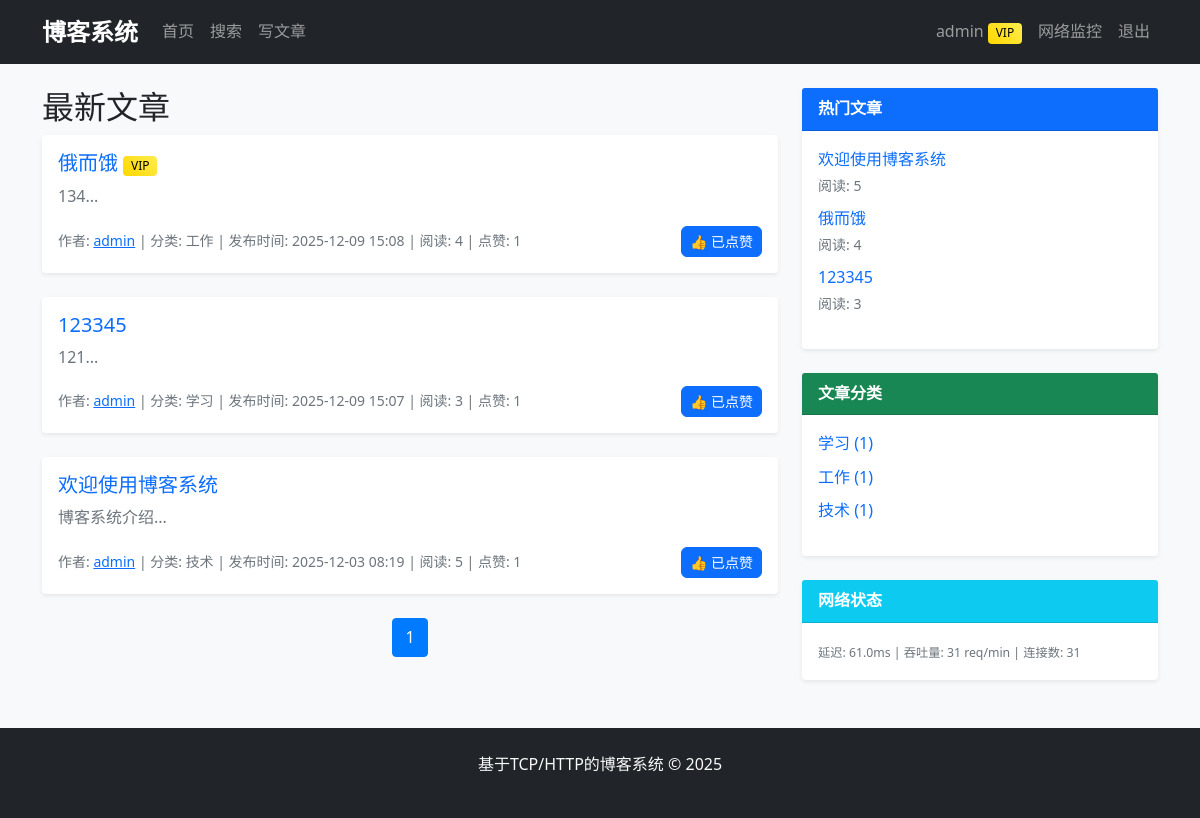
Screenshot of / (signed in) with the database file from the repository.
### models.py (models this page shows, shortened)
class User(db.Model):
    id = db.Column(db.Integer, primary_key=True)
    username = db.Column(db.String(80), unique=True, nullable=False)
    email = db.Column(db.String(120), unique=True, nullable=False)
    password_hash = db.Column(db.String(128))
    created_at = db.Column(db.DateTime, default=datetime.utcnow)
    is_vip = db.Column(db.Boolean, default=False)
    avatar = db.Column(db.String(200), default=None)
    articles = db.relationship('Article', backref='author', lazy='dynamic')
    comments = db.relationship('Comment', backref='author', lazy='dynamic')
    likes = db.relationship('Like', backref='user', lazy='dynamic')
    wallet_balance = db.Column(db.Integer, default=0)  # 文币余额

class Article(db.Model):
    id = db.Column(db.Integer, primary_key=True)
    title = db.Column(db.String(200), nullable=False)
    content = db.Column(db.Text, nullable=False)
    summary = db.Column(db.String(500))
    category = db.Column(db.String(100))
    tags = db.Column(db.String(200))
    created_at = db.Column(db.DateTime, default=datetime.utcnow)
    updated_at = db.Column(db.DateTime, default=datetime.utcnow)
    user_id = db.Column(db.Integer, db.ForeignKey('user.id'), nullable=False)
    is_private = db.Column(db.Boolean, default=False)
    password = db.Column(db.String(100))
    require_vip = db.Column(db.Boolean, default=False)
    view_count = db.Column(db.Integer, default=0)
    comments = db.relationship('Comment', backref='article', lazy='dynamic')
    likes = db.relationship('Like', backref='article', lazy='dynamic')

### app.py (the view)
@app.route('/')
def index():
    page = request.args.get('page', 1, type=int)
    per_page = 10
    articles = Article.query.filter_by(is_private=False).order_by(
        Article.created_at.desc()
    ).paginate(page=page, per_page=per_page, error_out=False)
    popular_articles = Article.query.filter_by(is_private=False).order_by(
        Article.view_count.desc()
    ).limit(5).all()
    categories = db.session.query(
        Article.category, db.func.count(Article.id)
    ).filter_by(is_private=False).group_by(Article.category).all()
    return render_template('index.html',
                         articles=articles,
                         popular_articles=popular_articles,
                         categories=categories)

### app.py (called while the page is built)
@app.before_request
def before_request():
    if request.endpoint and request.endpoint != 'static':
        monitor.record_request()

### utils/network_monitor.py (called while the page is built)
    def record_request(self):
        with self.lock:
            current_time = time.time()
            self.request_times.append(current_time)
            self.active_connections += 1
            cutoff_time = current_time - 60
            self.request_times = [t for t in self.request_times if t > cutoff_time]

### templates/index.html (shortened to what this page needs)
{% extends "base.html" %}
{% block content %}
<div class="row">
    <div class="col-md-8">
        <h2>最新文章</h2>
        {% for article in articles.items %}
        <div class="card article-card">
            <div class="card-body">
                <h5 class="card-title">
                    <a href="{{ url_for('article_detail', article_id=article.id) }}" class="text-decoration-none">
                        {{ article.title }}
                    </a>
                    {% if article.require_vip %}
                    <span class="badge vip-badge">VIP</span>
                    {% endif %}
                </h5>
                <p class="card-text text-muted">{{ article.summary or article.content[:200] }}...</p>
                <div class="d-flex justify-content-between align-items-center">
                    <small class="text-muted">
                        作者: <a href="{{ url_for('profile', username=article.author.username) }}">{{ article.author.username }}</a> |
                        分类: {{ article.category }} |
                        发布时间: {{ article.created_at.strftime('%Y-%m-%d %H:%M') }} |
                        阅读: {{ article.view_count }} |
                        点赞: <span id="like-count-{{ article.id }}">{{ article.likes.count() }}</span>
                    </small>
                    {% if session.user_id %}
                    <button id="like-btn-{{ article.id }}"
                            class="btn btn-outline-primary btn-sm like-btn {% if session.user_id and article.likes.filter_by(user_id=session.user_id).first() %}liked{% endif %}"
                            onclick="likeArticle({{ article.id }})">
                        {% if session.user_id and article.likes.filter_by(user_id=session.user_id).first() %}👍 已点赞{% else %}👍 点赞{% endif %}
                    </button>
                    {% endif %}
                </div>
            </div>
        </div>
        {% else %}
        <div class="alert alert-info">暂无文章</div>
        {% endfor %}
        <nav>
            <ul class="pagination justify-content-center">
                {% for page_num in articles.iter_pages() %}
                    {% if page_num %}
                        <li class="page-item {% if page_num == articles.page %}active{% endif %}">
                            <a class="page-link" href="{{ url_for('index', page=page_num) }}">{{ page_num }}</a>
                        </li>
                    {% else %}
                        <li class="page-item disabled"><span class="page-link">...</span></li>
                    {% endif %}
                {% endfor %}
            </ul>
        </nav>
    </div>
    <div class="col-md-4">
        <div class="card mb-4">
            <div class="card-header bg-primary text-white">热门文章</div>
            <div class="card-body">
                <ul class="list-unstyled">
                    {% for article in popular_articles %}
                    <li class="mb-2">
                        <a href="{{ url_for('article_detail', article_id=article.id) }}" class="text-decoration-none">
                            {{ article.title }}
                        </a>
                        <br>
                        <small class="text-muted">阅读: {{ article.view_count }}</small>
                    </li>
                    {% endfor %}
                </ul>
            </div>
        </div>
        <div class="card">
            <div class="card-header bg-success text-white">文章分类</div>
            <div class="card-body">
                <ul class="list-unstyled">
                    {% for category, count in categories %}
                    <li class="mb-2">
                        <a href="{{ url_for('search', category=category) }}" class="text-decoration-none">
                            {{ category }} ({{ count }})
                        </a>
                    </li>
                    {% endfor %}
                </ul>
            </div>
        </div>
        {% if session.user_id %}
        <div class="card mt-4">
            <div class="card-header bg-info text-white">网络状态</div>
            <div class="card-body">
                <small id="network-stats" class="text-muted">加载中...</small>
            </div>
        </div>
        {% endif %}
    </div>
</div>
{% endblock %}

### templates/base.html (shortened to what this page needs)
<!DOCTYPE html>
<html lang="zh-CN">
<head>
    <link href="https://cdn.jsdelivr.net/npm/bootstrap@5.1.3/dist/css/bootstrap.min.css" rel="stylesheet">
    <link href="{{ url_for('static', filename='css/style.css') }}" rel="stylesheet">
</head>
<body>
    <nav class="navbar navbar-expand-lg navbar-dark bg-dark">
        <div class="container">
            <a class="navbar-brand" href="{{ url_for('index') }}">博客系统</a>
            <div class="collapse navbar-collapse" id="navbarNav">
                <ul class="navbar-nav me-auto">
                    <li class="nav-item">
                        <a class="nav-link" href="{{ url_for('index') }}">首页</a>
                    </li>
                    <li class="nav-item">
                        <a class="nav-link" href="{{ url_for('search') }}">搜索</a>
                    </li>
                    {% if session.user_id %}
                    <li class="nav-item">
                        <a class="nav-link" href="{{ url_for('write_article') }}">写文章</a>
                    </li>
                    {% endif %}
                </ul>
                <ul class="navbar-nav">
                    {% if session.user_id %}
                    <li class="nav-item">
                        <a class="nav-link" href="{{ url_for('profile', username=session.username) }}">
                            {{ session.username }}{% if session.is_vip %} <span class="badge vip-badge">VIP</span>{% endif %}
                        </a>
                    </li>
                    <li class="nav-item">
                        <a class="nav-link" href="{{ url_for('network_stats') }}">网络监控</a>
                    </li>
                    <li class="nav-item">
                        <a class="nav-link" href="{{ url_for('logout') }}">退出</a>
                    </li>
                    {% endif %}
                </ul>
            </div>
        </div>
    </nav>
    <div class="container mt-4">
        {% block content %}{% endblock %}
    </div>
    <footer class="bg-dark text-light py-4 mt-5">
        <div class="container text-center">
            <p>基于TCP/HTTP的博客系统 &copy; 2025</p>
        </div>
    </footer>
</body>
</html>

### static/style.css (style rules this page uses)
body { font-family: 'Segoe UI', Tahoma, Geneva, Verdana, sans-serif; background-color: #f8f9fa; line-height: 1.6; }
.navbar-brand { font-weight: bold; font-size: 1.5rem; }
.card { border: none; box-shadow: 0 0.125rem 0.25rem rgba(0, 0, 0, 0.075); transition: all 0.3s ease; }
.card-header { font-weight: 600; }
.article-card { transition: transform 0.2s ease-in-out; margin-bottom: 1.5rem; }
.vip-badge { background: linear-gradient(45deg, #ffd700, #ffed4e); color: #000; font-weight: bold; font-size: 0.75rem; }
.like-btn { transition: all 0.3s ease; }
.like-btn.liked { background-color: #0d6efd; border-color: #0d6efd; color: white; }
.btn { transition: all 0.3s ease; border-radius: 0.375rem; }
.pagination .page-link { color: #007bff; border: 1px solid #dee2e6; }
.pagination .page-item.active .page-link { background-color: #007bff; border-color: #007bff; }
.badge { font-size: 0.75rem; font-weight: 500; }

### rows the page displays
User: username "admin"
Article: title "俄而饿", require_vip "VIP", summary "134", author.username "admin", category "工作", created_at "2025-12-09 15:08", view_count "4", likes.count "1"
Article: title "123345", summary "121", author.username "admin", category "学习", created_at "2025-12-09 15:07", view_count "3", likes.count "1"
Article: title "欢迎使用博客系统", summary "博客系统介绍", author.username "admin", category "技术", created_at "2025-12-03 08:19", view_count "5", likes.count "1"

### other values shown
{{ page_num }} "1"
{{ category }} "学习" "工作" "技术"
{{ count }} "1" "1" "1"
